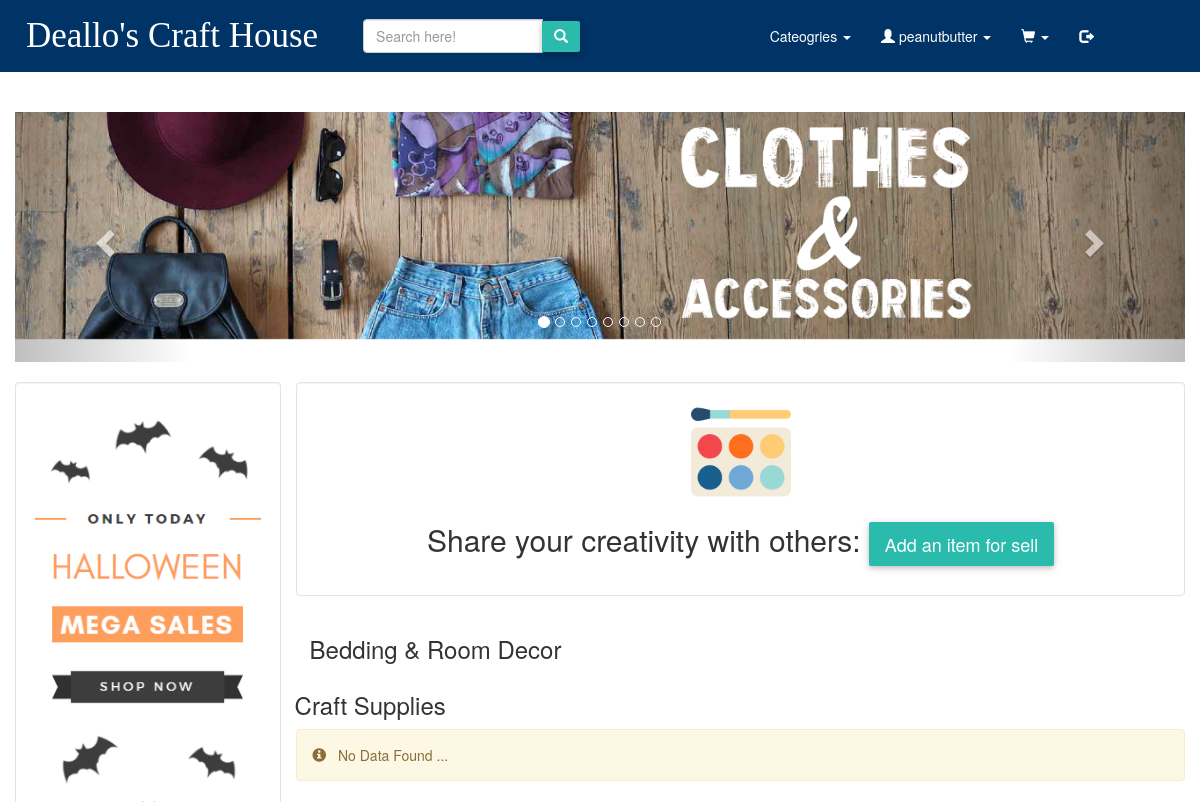
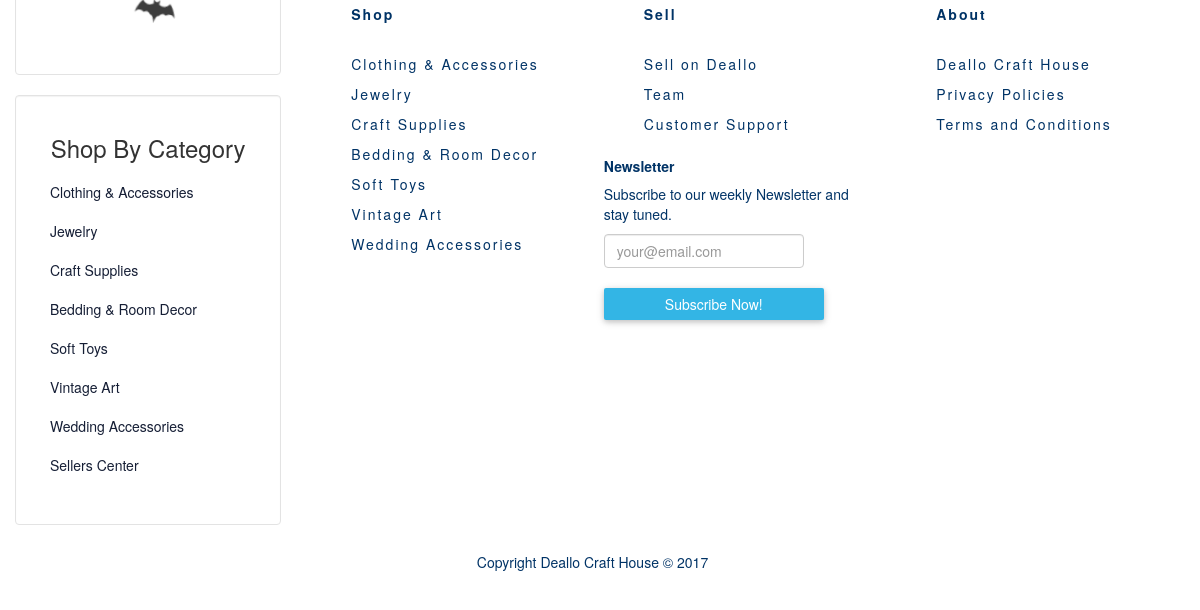
Page /index.php (signed in) on the earlier database version (2 pictures, top to bottom).
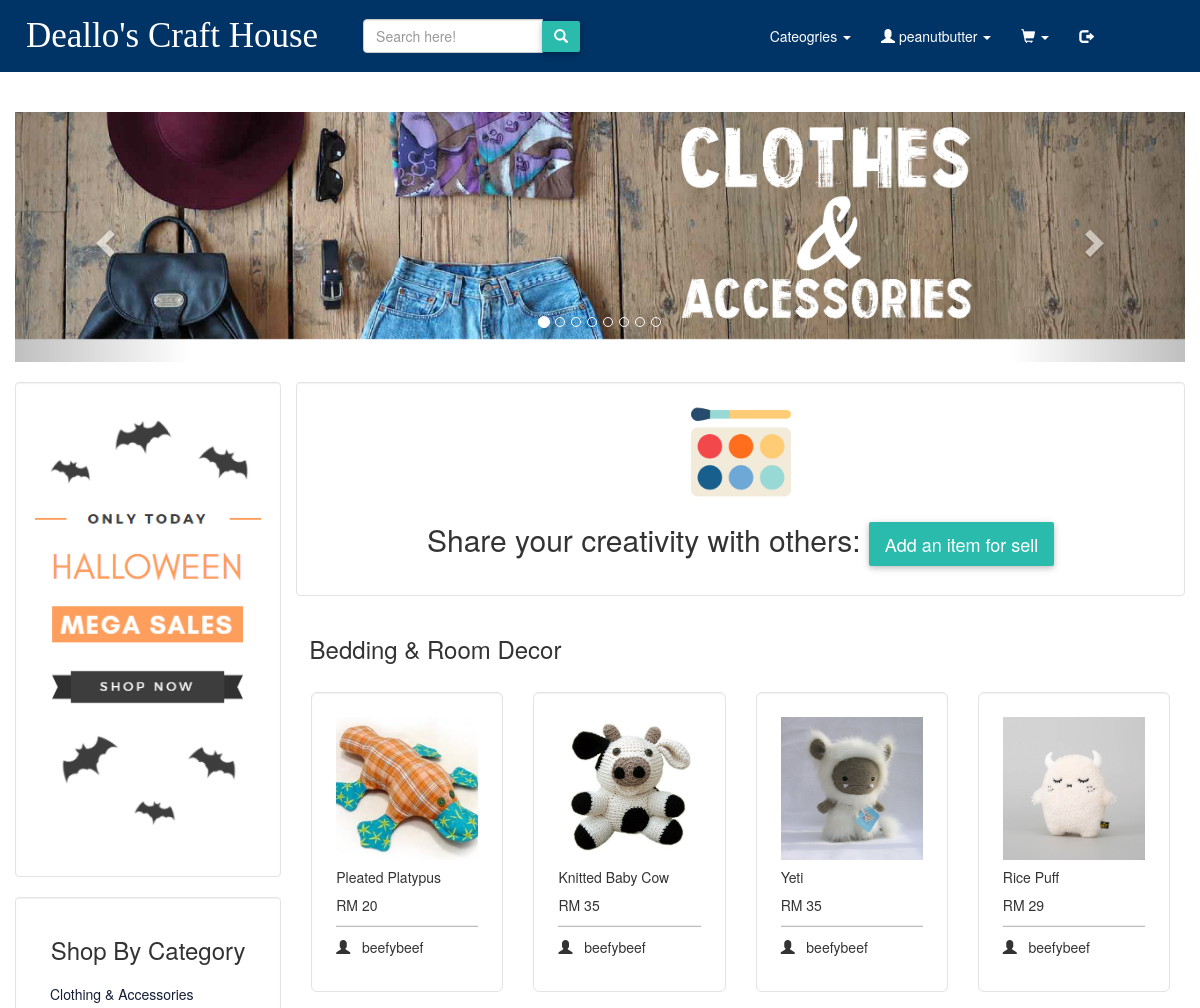
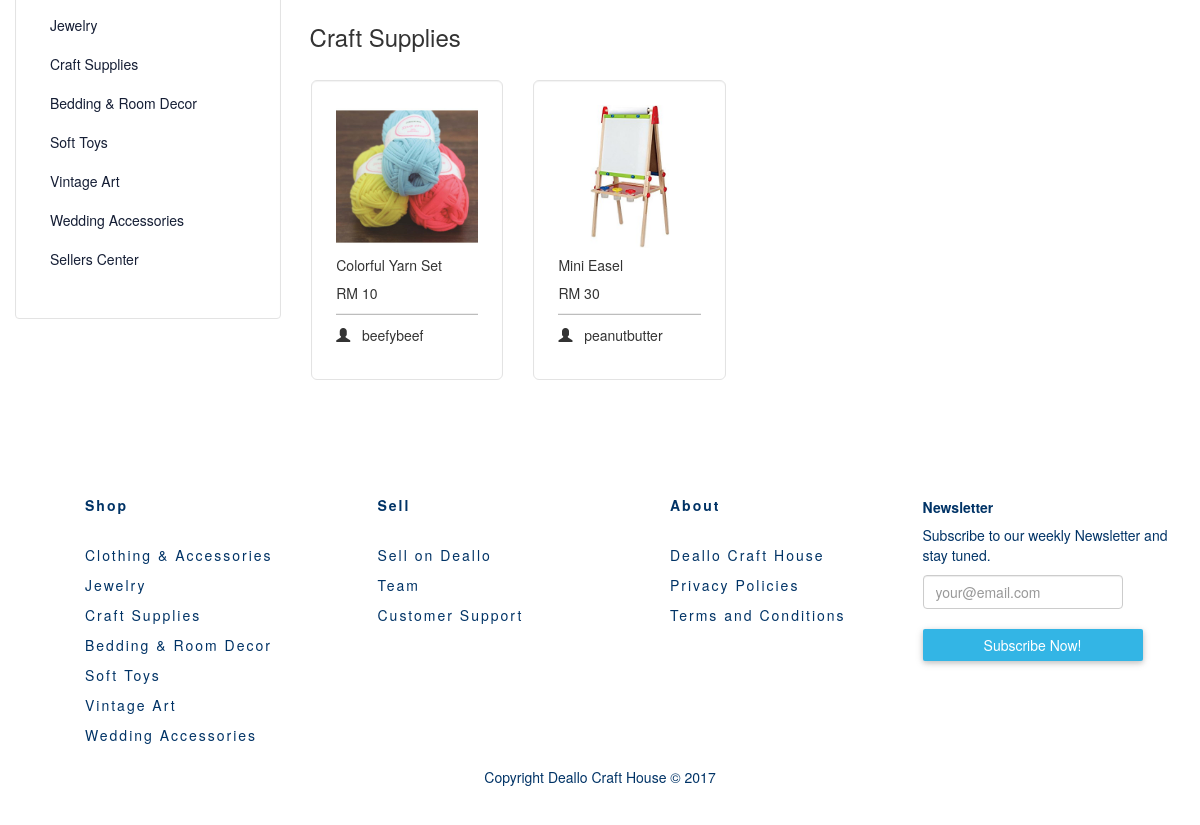
Same page on the later database version (2 pictures, top to bottom).
### tables this page shows
CREATE TABLE `product` (
  `id` int(11) NOT NULL,
  `name` varchar(80) NOT NULL,
  `summary` varchar(255) NOT NULL,
  `price` double NOT NULL,
  `quantity` varchar(10) NOT NULL,
  `image` varchar(100) NOT NULL,
  `product_owner` varchar(255) NOT NULL,
  `category` varchar(255) NOT NULL
);

### index.php (the view, shortened to what this page needs)
<?php include 'includes/product_config.php' ?>
<!DOCTYPE html>
<html lang="en">
<head>
    <link rel="stylesheet=" href="styles/bootstrap/bootstrap.css"/>
    <link rel="stylesheet" href="https://maxcdn.bootstrapcdn.com/bootstrap/3.3.7/css/bootstrap.min.css"/>
    <link rel="stylesheet" type="text/css" href="styles/test.css"/>
    <link rel="stylesheet" type="text/css" href="styles/buttons.css"/>
    <link rel="stylesheet" type="text/css" href="styles/footer.css"/>
    <link rel="stylesheet" href="http://maxcdn.bootstrapcdn.com/font-awesome/4.2.0/css/font-awesome.min.css">
</head>
<body class="index_bg">
<?php include "templates/navbar_index.php" ?>
<body>
    <div class="container-fluid"" >
	     <div class="row">
	       <div class="col-lg-12 col-md-12 col-sm-12 col-xs-12">
	       <br>
	         <?php include 'templates/carousel_slides.php' ?>
		    </div>
    	</div>
	<div class="row" style="padding-right: 15px;">
		<div class="col-lg-3 col-md-3">
    <br>
    <div class="well" style="background-color: white; ">
      <div class="ads" style="border-radius: 50px;">
        <img src="images/ads/ad1.png" class="img-responsive"/>
      </div>
    </div>
      <div class="well" style="background-color: white; ">
		  <h3 align="center">Shop By Category</h3>
		  <div class="list-group categories" style="border-radius: 50px;">
        <div class="category-list-group">
  			<a href="pages/products/clothingAcc.php" class="list-group-item">Clothing &amp; Accessories</a>
  			<a href="pages/products/jewelry.php" class="list-group-item">Jewelry</a>
  			<a href="pages/products/craftSupplies.php" class="list-group-item">Craft Supplies</a>
  			<a href="pages/products/bedding.php" class="list-group-item">Bedding &amp; Room Decor</a>
  			<a href="pages/products/softToys.php" class="list-group-item">Soft Toys</a>
  			<a href="pages/products/vintage.php" class="list-group-item">Vintage Art</a>
  			<a href="pages/products/wedding.php" class="list-group-item">Wedding Accessories</a>
  			<a href="pages/myProducts.php" class="list-group-item">Sellers Center</a>
        </div>
		  </div>
		</div>
	</div>
    <div class="col-lg-9 col-md-9">
    <div class="row">
    <br>
    <div class="well" style="background-color: white;">
    <div class="welcome_heading" align="center">
    <img src="images/watercolor.png" class="img-responsive" style="max-width: 100px; max-height: 100px;"/>
    <h2> Share your creativity with others: <a href="pages/addproducts.php" class="btn btn-lg btn-default my-cart-btn">Add an item for sell</a></h2>
    </div>
    </div>
    </div>
    </div>
		<div class="col-lg-9 col-md-9" class="products">
		<div class="row">
      <h3> &nbsp; Bedding & Room Decor </h3>
			  <?php
				  $stmt = $dbh->prepare('SELECT * FROM product WHERE category= "Soft Toys" LIMIT 4 OFFSET 0');
				  $stmt->execute();
				  if($stmt->rowCount() > 0)
				  {
					while($row=$stmt->fetch(PDO::FETCH_ASSOC))
					{
					  extract($row);
			  ?>
					<div class="col-lg-3 col-md-3 col-sm-3 col-xs-3">
					  <br/>
							  <div class="well well-lg" style="background-color: white;">
								 <img src="images/product_images/<?php echo $row['image']; ?>" alt="Product Image" align="middle" class="img-responsive mx-auto d-block" width="200" height="200" />
								<div class="card-body">
								  <h5 class="card-title">
									<a href="pages/products.php"><?php echo $name ?></a>
								  </h5>
								  <p class="product-price">
									  RM <?php echo $price; ?>
								  </p>
								  <hr class="divider-owner"/>
								  <p><span class="glyphicon glyphicon-user"></span>&nbsp; &nbsp;<?php echo $row['product_owner']; ?></p>
							  </div>
							</div>
					</div>
				<?php
					}
				?>
				</div>
        <?php
        }
        ?>
        <div class="row">
         <h3> &nbsp; Craft Supplies </h3>
        <?php
          $stmt = $dbh->prepare('SELECT * FROM product WHERE category= "Craft Supplies" LIMIT 4 OFFSET 0');
          $stmt->execute();
          if($stmt->rowCount() > 0)
          {
          while($row=$stmt->fetch(PDO::FETCH_ASSOC))
          {
            extract($row);
        ?>
          <div class="col-lg-3 col-md-3 col-sm-3 col-xs-3">
            <br/>
                <div class="well well-lg" style="background-color: white;">
                 <img src="images/product_images/<?php echo $row['image']; ?>" alt="Product Image" align="middle" class="img-responsive mx-auto d-block" width="200" height="200" />
                <div class="card-body">
                  <h5 class="card-title">
                  <a href="pages/products.php" ><?php echo $name ?></a>
                  </h5>
                  <p class="product-price">
                    <?php echo "RM $price  &nbsp &nbsp"; ?>
                  </p>
                  <hr class="divider-owner"/>
                  <p><span class="glyphicon glyphicon-user"></span>&nbsp; &nbsp;<?php echo $row['product_owner']; ?></p>
                </div>
              </div>
          </div>
        <?php
          }
        ?>
        </div>
        <?php
        }
			  else
			  {
				?>
					<div class="col-xs-12">
					  <div class="alert alert-warning">
						  <span class="glyphicon glyphicon-info-sign"></span> &nbsp; No Data Found ...
						</div>
					</div>
				<?php
				  }
				?>
		</div>
	</div>
  </div>
  <?php include 'templates/footer_index.php' ?>
  </body>
</html>

### templates/navbar_index.php (shortened to what this page needs)
 <div class="navbar navbar-custom nav-fixed-top" role="navigation">
  <div class="navbar-header">
    <a class="navbar-brand" rel="home" href="#">Deallo's Craft House</a>
  </div>
  <div class="collapse navbar-collapse">
  <ul>
    <div class="col-sm-3 col-md-3">
      <form class="navbar-form" role="search" method="GET" action="pages/searchpage.php">
      <div class="input-group">
        <input type="text" class="form-control" placeholder="Search here!" name="searchTerm" id="searchTerm" />
        <div class="input-group-btn">
          <button class="btn btn-default" name="search_submit" type="submit"><i class="glyphicon glyphicon-search"></i></button>
        </div>
      </div>
      </form>
    </div>
    <ul class="nav navbar-nav navbar-right" style="padding-right:10%">
    <li class="dropdown">
          <a href="pages/products.php" class="dropdown-toggle" data-toggle="dropdown">Cateogries <b class="caret"></b></a>
      </li>
		<li class="dropdown">
		 <?php  if (isset($_SESSION['username'])) : ?>
              <a class="dropdown-toggle" data-toggle="dropdown">
               <span class="glyphicon glyphicon-user"></span> <?php echo $_SESSION['username'] ?> <b class="caret"></b></a>
        </li>
       <?php endif ?>
       <li class="dropdown">
          <a href="pages/products.php" class="dropdown-toggle" data-toggle="dropdown"><span class="glyphicon glyphicon-shopping-cart glyphicon-2x my-cart-icon">  <span class="badge badge-notify my-cart-badge"></span>
            </span> <b class="caret"></b></a>
      </li>
     <li>
        <span class="navbar-text navbar-right">
            <a class="nav-link" href="index.php?logout='1'"><span class="glyphicon glyphicon-log-out glyphicon-2x"></span></a>
        </span>
      </li>
    </ul>
  </div>
</div>

### templates/carousel_slides.php (shortened to what this page needs)
<div id="myCarousel" class="carousel slide" data-ride="carousel">
  <ol class="carousel-indicators">
    <li data-target="#myCarousel" data-slide-to="0" class="active"></li>
    <li data-target="#myCarousel" data-slide-to="1"></li>
    <li data-target="#myCarousel" data-slide-to="2"></li>
 <li data-target="#myCarousel" data-slide-to="3"></li>
 <li data-target="#myCarousel" data-slide-to="4"></li>
 <li data-target="#myCarousel" data-slide-to="5"></li>
 <li data-target="#myCarousel" data-slide-to="6"></li>
 <li data-target="#myCarousel" data-slide-to="7"></li>
  </ol>
  <div class="carousel-inner">
    <div class="item active">
      <img src="../deallo-craft-house/images/cover-art/clothesCover.jpg" alt="Clothes and Accessories" style="width:100%;">
    </div>
  </div>
  <a class="left carousel-control" href="#myCarousel" data-slide="prev">
    <span class="glyphicon glyphicon-chevron-left"></span>
  </a>
  <a class="right carousel-control" href="#myCarousel" data-slide="next">
    <span class="glyphicon glyphicon-chevron-right"></span>
  </a>
</div>

### templates/footer_index.php
<footer>
<div class="container">
<div class="row">
	<div class="col-md-3">
		<ul>
			<li><strong>Shop</strong></li>
			<br>
			<li><a href="pages\products\clothingAcc.php">Clothing & Accessories</a></li>
			<li><a href="pages\products\Jewelry.php">Jewelry</a></li>
			<li><a href="pages\products\craftSupplies.php">Craft Supplies</a></li>
			<li><a href="pages\products\bedding.php">Bedding & Room Decor</a></li>
			<li><a href="pages\products\softToys.php">Soft Toys</a></li>
			<li><a href="pages\products\vintage.php">Vintage Art</a></li>
			<li><a href="pages\products\wedding.php">Wedding Accessories</a></li>
		</ul>
	</div>
	<div class="col-md-3">
		<ul>
			<li><strong>Sell</strong></li>
			<br>
			<li><a href="pages/addproducts.php">Sell on Deallo</a></li>
			<li><a href="pages/aboutUs.php">Team</a></li>
			<li><a href="pages/customer-supp.php">Customer Support</a></li>
		</ul>
	</div>
	<div class="col-md-3">
		<ul>
			<li><strong>About</strong></li>
			<br>
			<li><a href="index.php">Deallo Craft House</a></li>
			<li>Privacy Policies</li>
			<li>Terms and Conditions</li>
		</ul>
	</div>
<div class="col-md-3">
		<h5><strong>Newsletter</strong></h5>
                <p>Subscribe to our weekly Newsletter and stay tuned.</p>
                <form action="" method="post">
                    <div class="input-prepend"><span class="add-on"><i class="icon-envelope"></i></span>
                        <input type="text" id="" name="" placeholder="your@email.com" class="form-control" style="width:200px;">
                    </div>
                    <br />
                    <input type="submit" class="btn btn-info" value="Subscribe Now!" />
              </form>
	</div>
	</div>
</div>
<div class="row">
<div class="col-md-12" align="center">
	<h5>Copyright Deallo Craft House &copy; 2017 </h5>
</div>
</div>
</footer>

### styles/test.css (style rules this page uses)
body { background-color: #FFFFFF; }
.container-fluid { background-color: #FFFFFF; }
.category-list-group a { color: #151E35; border-style: none; }
a { color: inherit; }
.navbar { border-radius:none !important; padding: 10px; -webkit-border-radius: 0; -moz-border-radius: 0; border-radius: 0; }
.navbar-brand { font-family: queenFont; }
.navbar-custom { background-color:#003366; background-image: none; color:#FFF; }
.navbar-nav > li > a { color:#FFF; }
.navbar-brand { color:#FFF; font-size:250%; }
.carousel .item { height: 250px; padding-top: -10px; }
.divider-owner { background:#BDBDBD; width: 100%; height: 1px; margin: 10px auto; border-bottom: 1px }
h2 { text-align:center; }
img { margin: auto; display: block; }
.navbar-form button { padding-bottom: 5px; }

### styles/buttons.css (style rules this page uses)
button { font-family: 'Roboto', sans-serif; text-transform: uppercase; }
.btn { border-radius: 2px; border: 0; transition: .2s ease-out; color: #fff; box-shadow: 0 2px 5px 0 rgba(0, 0, 0, 0.16), 0 2px 10px 0 rgba(0, 0, 0, 0.12); }
.btn-default { background: #2BBBAD; }
.btn-info { background: #33b5e5; }

### styles/footer.css (style rules this page uses)
footer ul { list-style-type: none; }
footer li { letter-spacing: 2px; line-height: 30px; }
input { width: 220px; }
footer { margin-top: 5%; padding: 30px; background-color: #FFFFFF; color:#003366; }

Differences in the rows shown:
added product: image (picture), name "Pleated Platypus", price "20", product_owner "beefybeef", shown under "Bedding & Room Decor"
added product: image (picture), name "Knitted Baby Cow", price "35", product_owner "beefybeef", shown under "Bedding & Room Decor"
added product: image (picture), name "Yeti", price "35", product_owner "beefybeef", shown under "Bedding & Room Decor"
added product: image (picture), name "Rice Puff", price "29", product_owner "beefybeef", shown under "Bedding & Room Decor"
added product: image (picture), name "Colorful Yarn Set", price "10", product_owner "beefybeef", shown under "Craft Supplies"
added product: image (picture), name "Mini Easel", price "30", product_owner "peanutbutter", shown under "Craft Supplies"
Other differences:
text no longer shown: "No Data Found ..."
